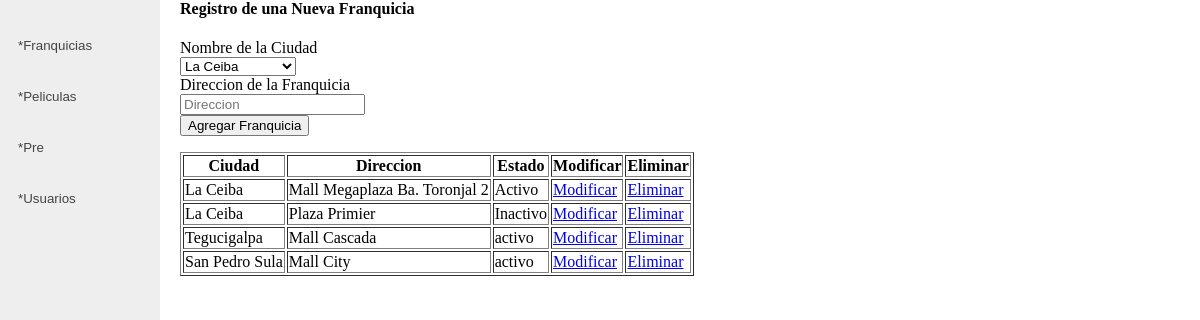
Screenshot of /modoadmin/GestiondeFranquicias/newFranquicia.php with the database file from the repository.
### tables this page shows
CREATE TABLE `franquicias` (
  `id_franquicia` int(3) NOT NULL AUTO_INCREMENT,
  `localidad` varchar(45) NOT NULL,
  `id_ciudad` int(2) NOT NULL,
  `activo` varchar(12) NOT NULL,
  PRIMARY KEY (`id_franquicia`),
  KEY `ciudad-franquicia_idx` (`id_ciudad`),
  KEY `franquicias-ciudad_idx` (`id_ciudad`),
  CONSTRAINT `franquicias-ciudad` FOREIGN KEY (`id_ciudad`) REFERENCES `ciudad` (`id_ciudad`) ON DELETE CASCADE ON UPDATE CASCADE
);

CREATE TABLE `ciudad` (
  `id_ciudad` int(2) NOT NULL AUTO_INCREMENT,
  `ciudad` varchar(45) NOT NULL,
  PRIMARY KEY (`id_ciudad`)
);

### modoadmin/GestiondeFranquicias/newFranquicia.php (the view, shortened to what this page needs)
<?php
require '../conexion/conexion.php';
$ciudades = $pdo->query("Select * from ciudad");
$consulta = $pdo->query("select franquicias.id_franquicia, ciudad.ciudad, franquicias.localidad, franquicias.activo from franquicias"
. " inner join ciudad on ciudad.id_ciudad = franquicias.id_ciudad");
?>
<div>
    <?php require '../menus/menu_lado.php';?>
</div>
<div id="formularios">
    <div class="encabezado">
        <h4>
            Registro de una Nueva Franquicia
        </h4>
    </div>
    <div class="cuerpo">
        <form class="formulario" action="guardar_franquicia.php" method="post" >
            <div>
                <label>Nombre de la Ciudad</label>
                <br>
                <select name="select_ciudad" id="select_ciudad">
                <?php foreach ($ciudades as $row):?>
                <option value="<?php echo $row['id_ciudad']?>" ><?php echo $row['ciudad']?></option>
                <?php endforeach;?>
                </select>
            </div>
            <div>
                <label >Direccion de la Franquicia</label>
                <br>
                <input type="text" required placeholder="Direccion" name="direccion_franquicia">
            </div>
            <div class="botones">
                <button type="submit" class="btn btn-success" name="boton_guardar_ciuedad">Agregar Franquicia</button>
            </div>
        </form>
    </div>
</div>
        <div>
            <table id="tablas" border="1">
                <thead>
                    <tr>
                        <th>Ciudad</th>
                        <th>Direccion</th>
                        <th>Estado</th>
                        <th>Modificar</th>
                        <th>Eliminar</th>
                    </tr>
                </thead>
                <tbody>
                    <?php foreach ($consulta as $direcc):?>
                    <tr>
                        <td><?php echo $direcc['ciudad']?></td>
                        <td><?php echo $direcc['localidad']?></td>
                        <td><?php echo $direcc['activo']?></td>
                        <td><a href="UpdateFranquicia.php?cod=<?php echo $direcc['id_franquicia'] ?>">
                                Modificar</a></td>
                        <td><a href="eliminar_franquicia.php?codigo=<?php echo $direcc['id_franquicia']?>">
                                Eliminar</a></td>
                    </tr>
                <?php endforeach; ?>
                </tbody>
            </table>
        </div>

### modoadmin/menus/menu_lado.php (style rules this page uses)
body { margin: 0px; margin-left: 180px; }

### rows the page displays
franquicias: id_ciudad.ciudad "La Ceiba", localidad "Mall Megaplaza Ba. Toronjal 2", activo "Activo"
franquicias: id_ciudad.ciudad "La Ceiba", localidad "Plaza Primier", activo "Inactivo"
franquicias: id_ciudad.ciudad "Tegucigalpa", localidad "Mall Cascada", activo "activo"
franquicias: id_ciudad.ciudad "San Pedro Sula", localidad "Mall City", activo "activo"

### other values shown
form field select_ciudad "La Ceiba"
